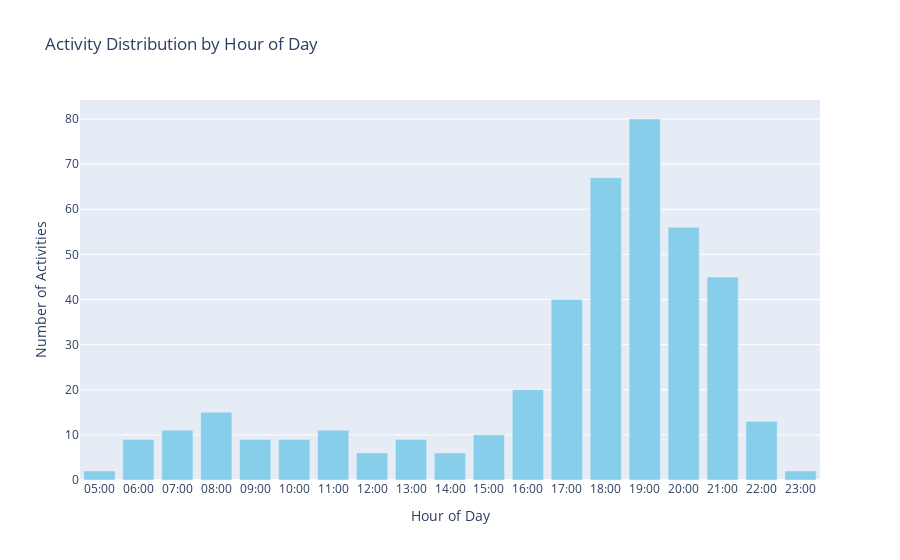

The cell this chart's notebook holds for it:
### Code cell
import dash
from dash import html, dcc
import plotly.graph_objects as go
import pandas as pd # Plotly often works seamlessly with Pandas DataFrames


# --- 1. Prepare your data (using the activity_counts logic) ---


# Convert to Pandas DataFrame for Plotly.graph_objects
activity_counts_pd = activity_counts.to_pandas()

# --- 2. Create the Plotly Figure ---
# Using plotly.graph_objects for explicit control
fig = go.Figure(data=[go.Bar(
    x=activity_counts_pd["activity_hour"],
    y=activity_counts_pd["activity_count"],
    marker_color='skyblue' # Optional: set a color
)])

fig.update_layout(
    title_text="Activity Distribution by Hour of Day",
    xaxis_title="Hour of Day",
    yaxis_title="Number of Activities",
    xaxis_tickmode='array', # Ensure all hours are shown
    xaxis_tickvals=list(range(0, 24)),
    xaxis_ticktext=[f"{h:02d}:00" for h in range(0, 24)], # Format ticks nicely
    # Removed template argument to rely on Plotly's default
)

### Figure 1 — Plotly figure (JSON) as saved in the notebook; plotly's stock layout.template omitted (floating-point values rounded to 4 significant figures)
{"data": [{"marker": {"color": "skyblue"}, "type": "bar", "x": [5, 6, 7, 8, 9, 10, 11, 12, 13, 14, 15, 16, 17, 18, 19, 20, 21, 22, 23], "y": [2, 9, 11, 15, 9, 9, 11, 6, 9, 6, 10, 20, 40, 67, 80, 56, 45, 13, 2]}], "layout": {"title": {"text": "Activity Distribution by Hour of Day"}, "xaxis": {"tickmode": "array", "ticktext": ["00:00", "01:00", "02:00", "03:00", "04:00", "05:00", "06:00", "07:00", "08:00", "09:00", "10:00", "11:00", "12:00", "13:00", "14:00", "15:00", "16:00", "17:00", "18:00", "19:00", "20:00", "21:00", "22:00", "23:00"], "tickvals": [0, 1, 2, 3, 4, 5, 6, 7, 8, 9, 10, 11, 12, 13, 14, 15, 16, 17, 18, 19, 20, 21, 22, 23], "title": {"text": "Hour of Day"}}, "yaxis": {"title": {"text": "Number of Activities"}}}}
